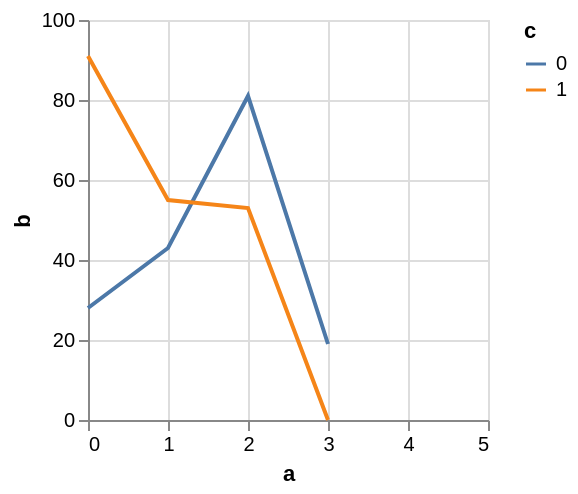

Write a Vega-Lite specification for this figure.
### Vega specification from a JSON file in a GitHub repository (floating-point values rounded to 4 significant figures)
{"$schema": "https://vega.github.io/schema/vega/v5.json", "autosize": "pad", "padding": 5, "width": 200, "height": 200, "style": "cell", "data": [{"name": "source_0", "values": [{"a": 0, "b": 28, "c": 0}, {"a": 0, "b": 91, "c": 1}, {"a": 1, "b": 43, "c": 0}, {"a": 1, "b": 55, "c": 1}, {"a": 2, "b": 81, "c": 0}, {"a": 2, "b": 53, "c": 1}, {"a": 3, "b": 19, "c": 0}]}, {"name": "data_0", "source": "source_0", "transform": [{"type": "formula", "expr": "toNumber(datum[\"a\"])", "as": "a"}, {"type": "impute", "field": "b", "key": "a", "method": "value", "groupby": ["c"], "value": null}, {"type": "formula", "expr": "datum.b === null ? 0 : datum.b", "as": "b"}]}], "marks": [{"name": "pathgroup", "type": "group", "from": {"facet": {"name": "faceted_path_main", "data": "data_0", "groupby": ["c"]}}, "encode": {"update": {"width": {"field": {"group": "width"}}, "height": {"field": {"group": "height"}}}}, "marks": [{"name": "marks", "type": "line", "style": ["line"], "sort": {"field": "datum[\"a\"]"}, "from": {"data": "faceted_path_main"}, "encode": {"update": {"stroke": {"scale": "color", "field": "c"}, "x": {"scale": "x", "field": "a"}, "y": {"scale": "y", "field": "b"}, "defined": {"signal": "datum[\"a\"] !== null && isFinite(datum[\"a\"]) && datum[\"b\"] !== null && isFinite(datum[\"b\"])"}}}}]}], "scales": [{"name": "x", "type": "linear", "domain": {"data": "data_0", "field": "a"}, "range": [0, {"signal": "width"}], "nice": 1, "zero": false}, {"name": "y", "type": "linear", "domain": {"data": "data_0", "field": "b"}, "range": [{"signal": "height"}, 0], "nice": true, "zero": true}, {"name": "color", "type": "ordinal", "domain": {"data": "data_0", "field": "c", "sort": true}, "range": "category"}], "axes": [{"scale": "x", "orient": "bottom", "gridScale": "y", "grid": true, "tickCount": {"signal": "ceil(width/40)"}, "domain": false, "labels": false, "maxExtent": 0, "minExtent": 0, "ticks": false, "zindex": 0}, {"scale": "y", "orient": "left", "gridScale": "x", "grid": true, "tickCount": {"signal": "ceil(height/40)"}, "domain": false, "labels": false, "maxExtent": 0, "minExtent": 0, "ticks": false, "zindex": 0}, {"scale": "x", "orient": "bottom", "grid": false, "title": "a", "labelFlush": true, "labelOverlap": true, "tickCount": {"signal": "ceil(width/40)"}, "zindex": 0}, {"scale": "y", "orient": "left", "grid": false, "title": "b", "labelOverlap": true, "tickCount": {"signal": "ceil(height/40)"}, "zindex": 0}], "legends": [{"stroke": "color", "gradientLength": {"signal": "clamp(height, 64, 200)"}, "symbolType": "stroke", "title": "c"}]}
